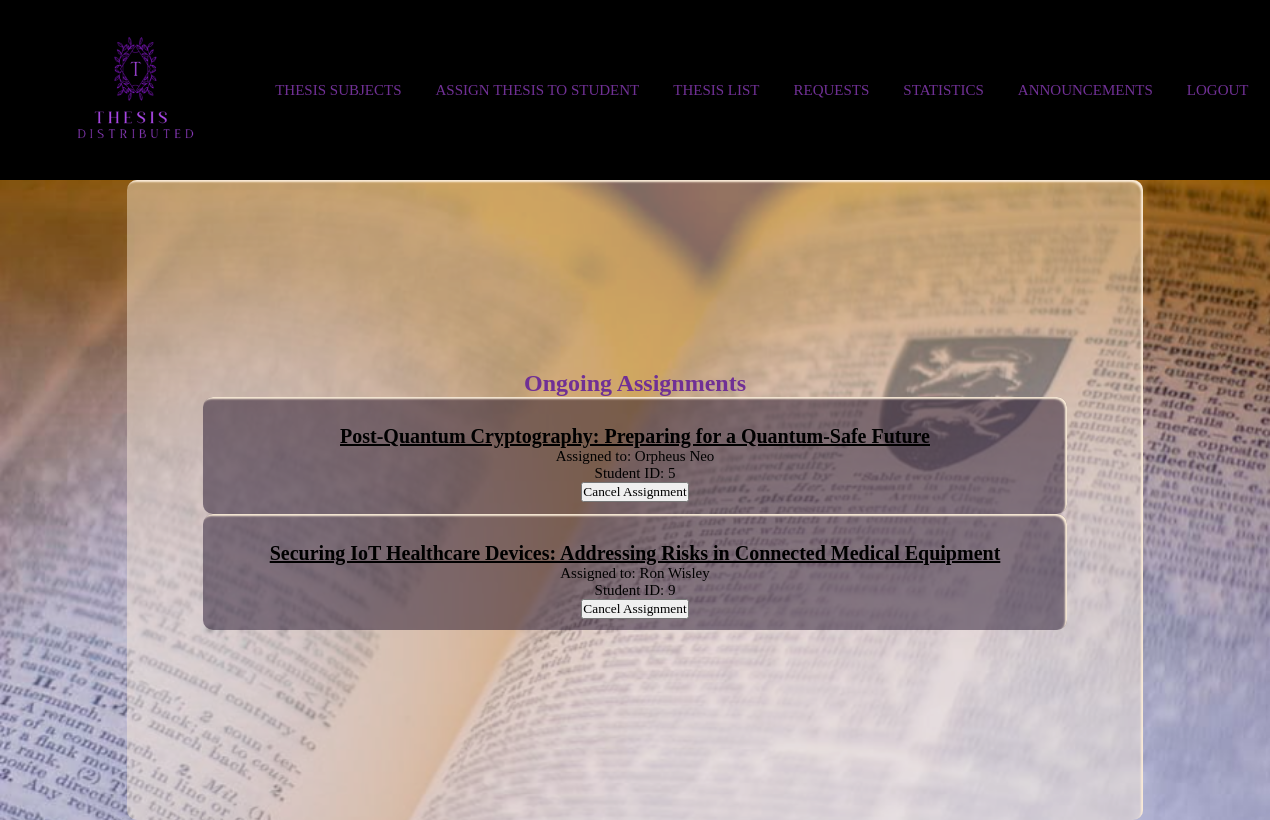
/teacherassingthesis_ongoingassignments.php, run on the app's committed database.
### tables this page shows
CREATE TABLE thesis (
  the_id INT AUTO_INCREMENT,
  the_topic VARCHAR(50),
  the_title MEDIUMTEXT,
  the_description MEDIUMTEXT,
  the_description_file LONGBLOB,
  the_date_assignation DATE,
  the_date_completion DATE,
  the_status ENUM('under assignment', 'ongoing', 'under review', 'finished', 'cancelled', 'free'),
  the_presentation_notice VARCHAR(50),
  the_grade INT,
  the_st_id INT NULL,
  the_supervising_prof_id INT NOT NULL,
  the_co_id INT NULL,
  PRIMARY KEY (the_id),
  FOREIGN KEY (the_st_id) REFERENCES student (st_id),
  CONSTRAINT unique_the_st_id UNIQUE (the_st_id),
  FOREIGN KEY (the_supervising_prof_id) REFERENCES professor (prof_id),
  FOREIGN KEY (the_co_id) REFERENCES committee (co_id),
  CONSTRAINT unique_the_co_id UNIQUE (the_co_id)
);

CREATE TABLE student (
  st_id INT NOT NULL,
  st_name VARCHAR(50),
  st_surname VARCHAR(50),
  st_number INT NOT NULL,
  st_ad_street VARCHAR(50),
  st_ad_number INT,
  st_ad_city VARCHAR(50),
  st_ad_postcode INT,
  st_father_name VARCHAR(50),
  st_landline VARCHAR(15),
  st_mobile VARCHAR(15),
  st_email VARCHAR(50) NOT NULL,
  st_thesis_text BLOB NULL,
  st_thesis_url_final VARCHAR(50),
  passexecuted BOOLEAN DEFAULT FALSE,
  PRIMARY KEY (st_id),
  UNIQUE KEY (st_number),
  UNIQUE KEY (st_email)
);

### teacherassingthesis_ongoingassignments.php (the view, shortened to what this page needs)
<?php
$con = mysqli_connect("localhost", "root", "", "thesis_distributed");
$query = "SELECT t.the_id, t.the_title, s.st_name, s.st_surname, s.st_id
          FROM thesis t
          JOIN student s ON t.the_st_id = s.st_id
          WHERE t.the_status = 'under assignment'";
$query_run = mysqli_query($con, $query);
?>
<!DOCTYPE html>
<html lang="el">
<head>
    <link rel="stylesheet" href="welcome_nosingin.css">
    <link rel="stylesheet" href="https://cdnjs.cloudflare.com/ajax/libs/font-awesome/4.7.0/css/font-awesome.min.css">
</head>
<body>
    <nav>
        <img class="image" src="images/logo_oldmoney.png" alt="thesis old money logo">
        <ul>
            <li><a href="teacher_showthesissubjects.php">Thesis Subjects</a></li>
            <li><a href="teacherassingthesis.php">Assign Thesis to student</a></li>
            <li><a href="teacher_thesisList_3.php">Thesis List</a></li>
            <li><a href="teacher_answers_requests.php">Requests</a></li>
            <li><a href="teacher_statistics.html">Statistics</a></li>
			<li><a href="announcements.html">Announcements</a></li>
			<li><a href="logout.php">Logout</a></li>
        </ul>
    </nav>
    <div class="seethroughbox2">
        <h2>Ongoing Assignments</h2>
        <?php
        if (mysqli_num_rows($query_run) > 0) {
            while ($assignment = mysqli_fetch_assoc($query_run)) {
                ?>
                <div class="show_subjects-box">
                    <h3><?php echo $assignment['the_title']; ?></h3>
                    <p>Assigned to: <?php echo $assignment['st_name'] . ' ' . $assignment['st_surname']; ?></p>
                    <p>Student ID: <?php echo $assignment['st_id']; ?></p>
                    <form action="teacherassingthesis_cancel_assignment.php" method="POST">
                        <button type="submit">Cancel Assignment</button>
                    </form>
                </div>
                <?php
            }
        } else {
            echo "<div>No ongoing assignments found.</div>";
        }
        ?>
    </div>
</body>
</html>

### welcome_nosingin.css (style rules this page uses)
* { padding: 0; margin: 0; text-decoration: none; list-style: none; box-sizing: none; font-family: Cinzel; }
.seethroughbox2 { box-sizing: border-box; display: flex; flex-direction: column; height: 80vh; justify-content: center; align-items: center; width: 80%; background: rgba(250, 235, 215, 0.452); padding: 28px; margin: 0 auto; border-radius: 10px; box-shadow: inset -2px 2px 2px antiquewhite; overflow: auto; }
h2 { color: rgb(112, 48, 149); text-align: center; }
a { color: rgb(112, 48, 149); }
nav { background: rgb(0, 0, 0); height: 180px; width: 105%; display: flex; justify-content: space-between; align-items: center; padding: 0 20px; box-sizing: border-box; }
nav ul { float: right; margin-right: 50px; }
nav ul li { font-size: 15px; display: inline-block; line-height: 100px; margin: 0 15px; }
nav ul li a { color: rgb(112, 48, 149); text-transform: uppercase; }
.show_subjects-box { box-sizing: border-box; display: flex; flex-direction: column; height: 20%; justify-content: space-around; align-items: center; width: 90%; background: rgba(34, 18, 45, 0.5); padding: 28px; margin-bottom: 20px; margin: 0 28px; border-radius: 10px; box-shadow: inset -2px 2px 2px antiquewhite; font-size: 15px; }
.show_subjects-box h3 { text-shadow: rgb(0, 0, 0); color: rgb(0, 0, 0); font-size: 20px; text-decoration: underline; }

### data on the page
thesis: the_title "Post-Quantum Cryptography: Preparing for a Quantum-Safe Future", the_st.st_name "Orpheus", the_st.st_surname "Neo", the_st.st_id "5"
thesis: the_title "Securing IoT Healthcare Devices: Addressing Risks in Connected Medical Equipment", the_st.st_name "Ron", the_st.st_surname "Wisley", the_st.st_id "9"
